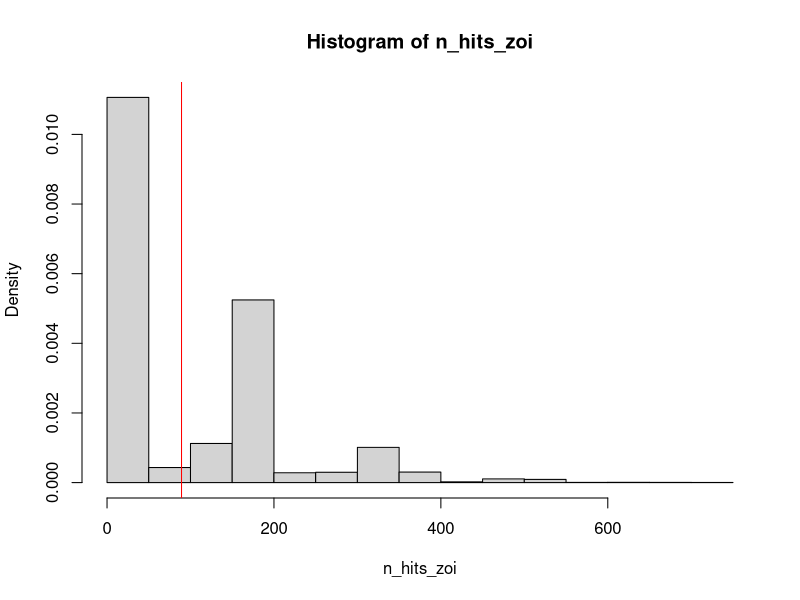
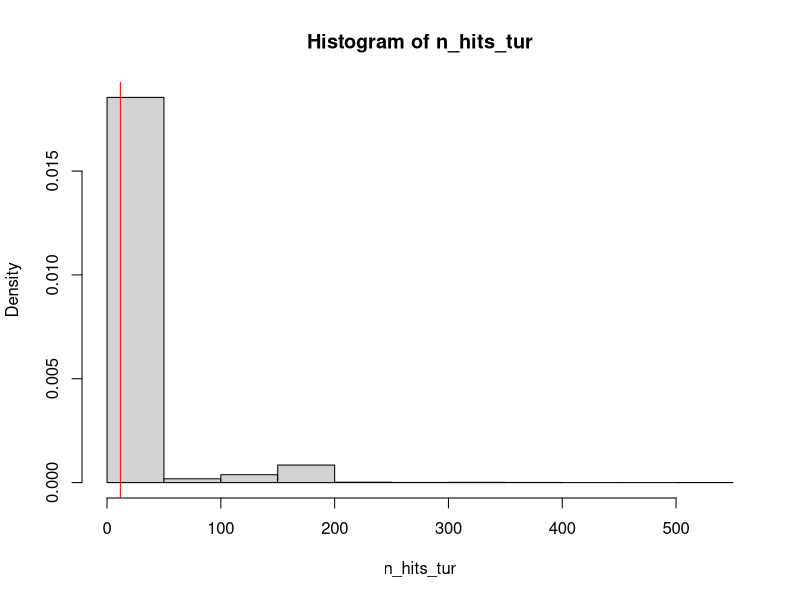
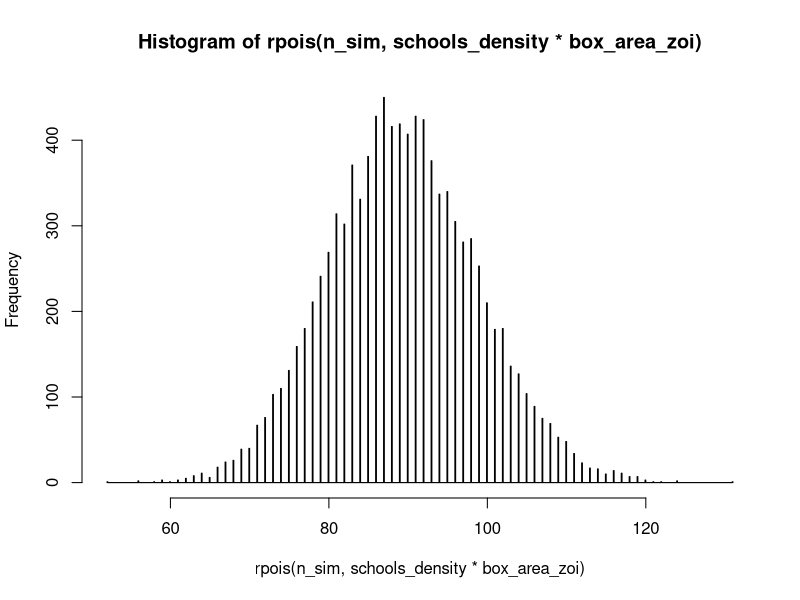
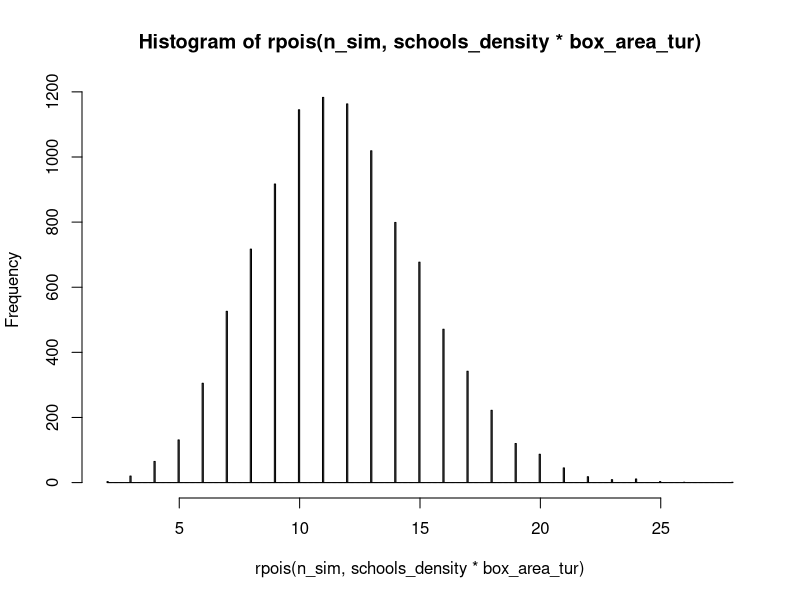

Write the R code that produced these figures, in order.
## Fish schooling simulation
## July 2022
## For review

library(dplyr)

width <- 1500 ## width of the transect
height <- 60 ## height of the transect
n <- rpois(1, 10) ## number of schools

## defining the zone of influence
xleft_zoi = 700
xright_zoi = 900
ybottom_zoi = 0
ytop_zoi = 40
box_area_zoi = (xright_zoi - xleft_zoi) * (ytop_zoi - ybottom_zoi)

## determines if a fish is within the zone of influence
in_box_zoi <- function(x, y) {
  (x > xleft_zoi) & (x < xright_zoi) & (y > ybottom_zoi) & (y < ytop_zoi)
}

## defining the turbine
xleft_tur = 755
xright_tur = 790
ybottom_tur = 0
ytop_tur = 30
box_area_tur = (xright_tur - xleft_tur) * (ytop_tur - ybottom_tur)

## determines if a fish is within the turbine structure
in_box_tur <- function(x, y) {
  (x > xleft_tur) & (x < xright_tur) & (y > ybottom_tur) & (y < ytop_tur)
}

## repeats the simulation and keeping track of how many fish land in each box
n_sim = 10000
n_hits_zoi = rep(0, n_sim)
n_hits_tur = rep(0, n_sim)

## determines the seed locations for each school
for (j in 1:n_sim) {
  x = runif(n, 0, width)
  y = runif(n, 0, height)
  
  n_fish <- rpois(n, 170) ## generates a random number of fish per school
  
  a <-list() ## creates a list
  
  for (i in 1:n) {
    a[[i]] <- as.data.frame(matrix(NA, nrow = n_fish[i], ncol = 2)) ## each list being a dataframe
    colnames(a[[i]]) <- c("x", "y") ## naming columns
    a[[i]][, 1] <- rnorm(n_fish[i], x[i], 2) ## generates random x locations for the random number of fish
    a[[i]][, 2] <- rnorm(n_fish[i], y[i], 2) ## generates random y locations for the random number of fish
  }
  
  fishes_all <- bind_rows(a) ## bind entire list into single data frame
  
  fish_vec <- matrix(NA, nrow = n, ncol = 1) ## creates an empty vector
  
  for (k in 1:n) {
    fish_vec[k] <- nrow(a[[k]]) ## singles out how many fish are within each school
  }
  
  total_fish <- sum(fish_vec) ## sums the total number of fish
  
  schools_density = total_fish / (width * height) ## finds the density based on total fish and domain
  
  n_hits_zoi[j] = sum(in_box_zoi(fishes_all[,1], fishes_all[,2])) ## summing the number of fish in the zone of influence across simulation
  n_hits_tur[j] = sum(in_box_tur(fishes_all[,1], fishes_all[,2])) ## summing the number of fish in the turbine structure across simulation
}

hist(n_hits_zoi, freq=F) ## plotting the frequency of hits in the zone of influence
abline(v=schools_density*box_area_zoi, col='red') ## expected number of hits 

hist(n_hits_tur, freq=F) ## plotting the frequency of hits
abline(v=schools_density*box_area_tur, col='red') ## expected number of hits

## same results from a Poisson distribution
hist(rpois(n_sim, schools_density*box_area_zoi), breaks=max(n_hits_zoi) - 0.5)
hist(rpois(n_sim, schools_density*box_area_tur), breaks=max(n_hits_tur) - 0.5)
